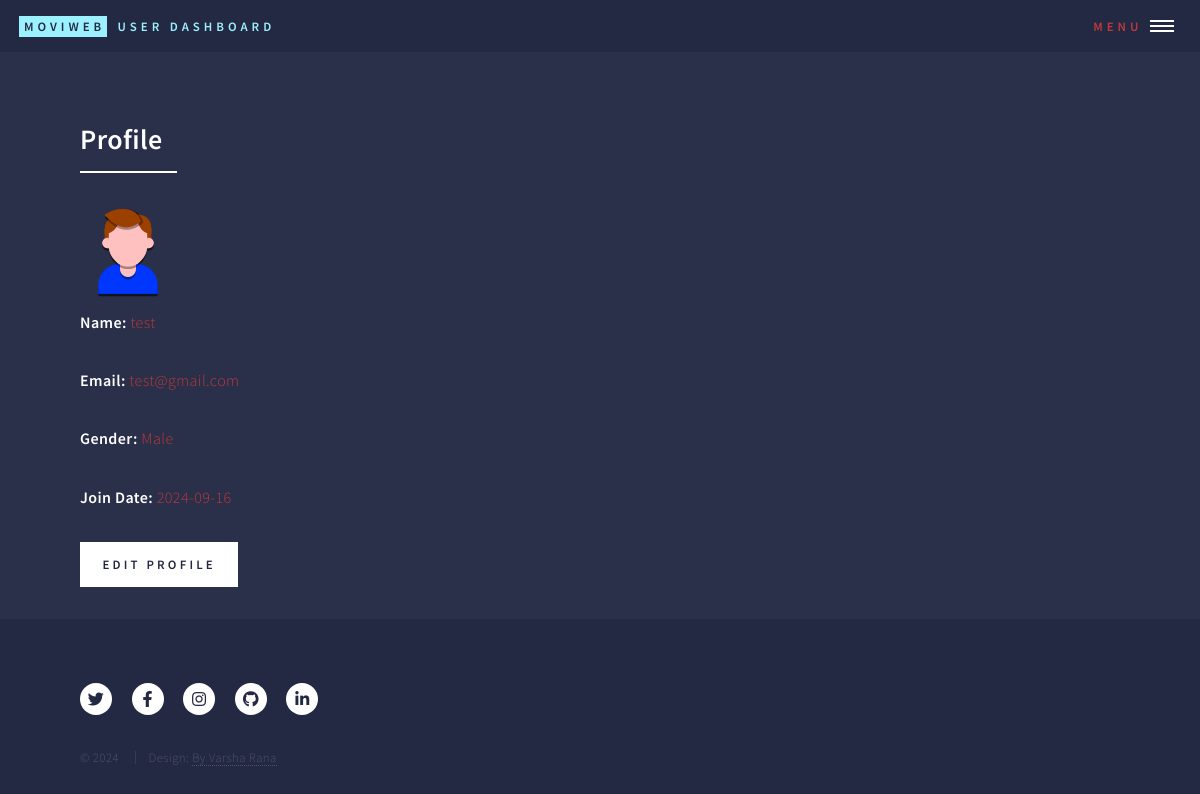
Before: /user/user_profile (signed in) with the older database file.
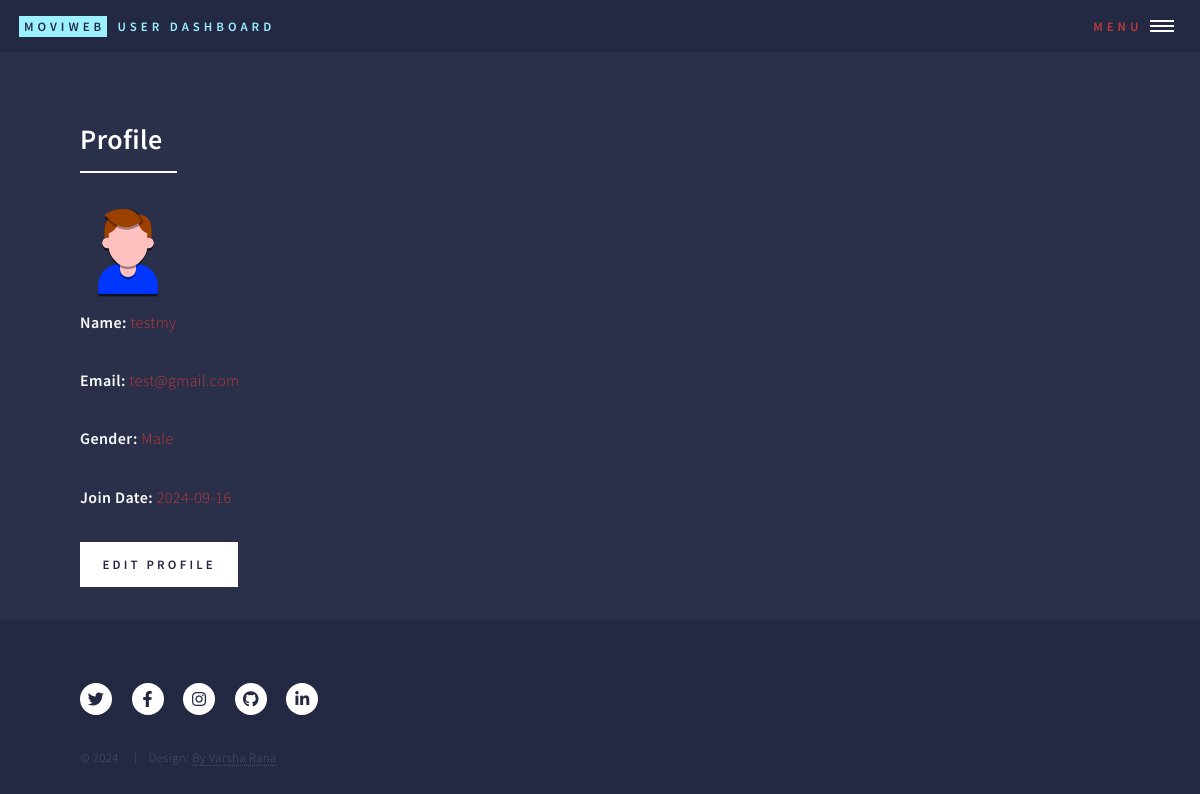
After: the same page with the newer database file.
### models.py (models this page shows, shortened)
class User(db.Model):
    __tablename__ = 'user'
    id = db.Column(db.Integer, primary_key=True)
    name = db.Column(db.String(100), nullable=False)
    email = db.Column(db.String(120), unique=True, nullable=False)
    password = db.Column(db.String(200), nullable=False)
    gender = db.Column(db.String(10), nullable=True)  # Optional field for gender
    profile_picture = db.Column(db.String(200), nullable=True)  # Optional field for profile picture URL
    password_update_date = db.Column(db.DateTime, nullable=True)
    join_date = db.Column(db.DateTime, default=db.func.current_timestamp())
    movies = db.relationship('Movie', backref='user', lazy=True)
    favorites = db.relationship('Favorite', back_populates='user', lazy=True)
    admin_id = db.Column(db.Integer, db.ForeignKey('admin.id'), nullable=True)

### blueprints/user.py (the view)
@user_bp.route('/user_profile')
def user_profile():
    if 'user_id' not in session:
        return redirect(url_for('login'))
    user_id = session['user_id']
    user = User.query.get(user_id)
    return render_template('user_profile.html', user=user)

### templates/user/user_profile.html (shortened to what this page needs)
<!DOCTYPE HTML>
<html>
<head>
    <link rel="stylesheet" href="../../static/css/main.css"/>
</head>
<body class="is-preload">
<div id="wrapper">
    <header id="header" class="alt">
        {% include 'partials/user_header.html' %}
    </header>
    <div id="main">
        <section id="user-profile">
            <div class="inner">
                <header class="major">
                    <h2>Profile</h2>
                </header>
                <div class="profile-image">
                    {% if user.profile_picture %}
                    <img src="{{ url_for('static', filename='images/upload/profile_image/' ~ user.profile_picture) }}"
                         alt="Profile Picture" class="profile-pic"/>
                    {% else %}
                    <img src="{{ url_for('static', filename='images/default_profile.png') }}"
                         alt="Default Profile Picture" class="profile-pic"/>
                    {% endif %}
                </div>
                <p><strong>Name:</strong> {{ user.name }}</p>
                <p><strong>Email:</strong> {{ user.email }}</p>
                <p><strong>Gender:</strong> {{ user.gender or 'Not Specified' }}</p>
                <p><strong>Join Date:</strong> {{ user.join_date.strftime('%Y-%m-%d') }}</p>
                <a href="{{ url_for('user_bp.edit_user_profile', user_id=user.id) }}" class="button primary">Edit
                    Profile</a>
            </div>
        </section>
    </div>
    <footer id="footer">
        {% include 'partials/movie_web_app_footer.html' %}
    </footer>
</div>
</body>
</html>

Changed rows visible on the page:
changed User "test@gmail.com": name "test" → "testmy"
